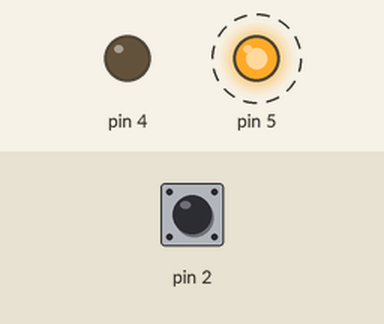
Recording of a sketch running on a simulated Arduino Uno, built with avr-gcc and run on an emulated ATmega328P. Parts: output pins drawn as LEDs (lit = HIGH). Dashed ring = blinking. Inputs (shaded band) come from the test bench; at power-on: pin 2 HIGH.

Above: at 4.25 s.
5.1 s: pin 2 pulled LOW for 0.15 s
At 6.0 s:
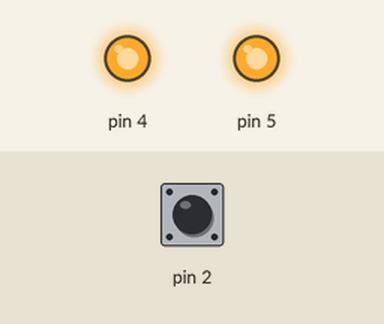
8.1 s: pin 2 pulled LOW for 1 s
At 9.6 s:
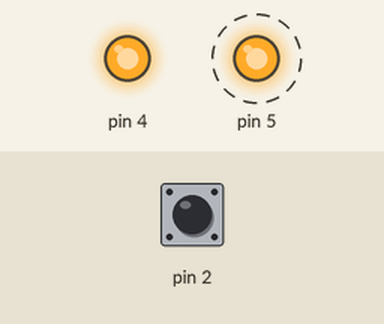
11.1 s: pin 2 pulled LOW for 3.2 s
At 15.72 s:
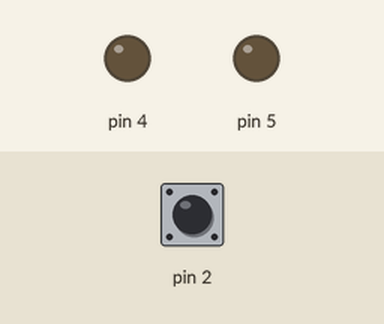
15.8 s: pin 2 pulled LOW for 0.15 s
At 16.6 s:
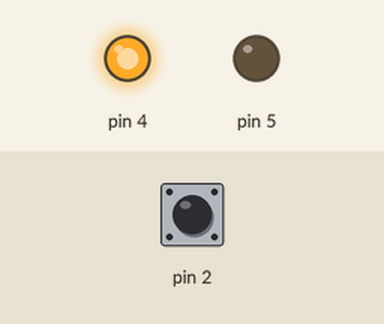
Timing chart, 0 to 19.8 s (numbered marks = the images above; inputs shaded):
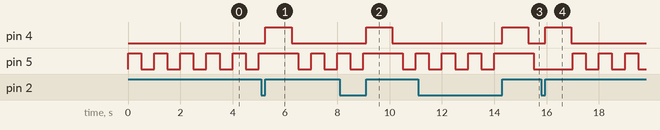

Measured:
- after the input at 5.1 s, pin 4: LOW → HIGH after 0.15 s, → LOW 1.0 s later
- after the input at 8.1 s, pin 4: LOW → HIGH after 1.0 s, → LOW 1.0 s later; pin 5: HIGH → LOW after 2.4 s, → HIGH 0.50 s later
- after the input at 11.1 s, pin 4: LOW → HIGH after 3.2 s, → LOW 1.0 s later
- after the input at 15.8 s, pin 4: LOW → HIGH after 0.15 s, → LOW 1.0 s later
- by itself, pin 5: alternates HIGH for 0.50 s and LOW for 0.50 s

The sketch:

R7-EX2.ino
```cpp
#include <avr/io.h>
#include <avr/interrupt.h>
#include <util/delay.h>

volatile uint8_t int0_enabled = 1;

ISR(INT0_vect) {
    // Acende o LED no PD4
    PORTD |= (1 << PD4);
    _delay_ms(1000);
    // Apaga o LED no PD4
    PORTD &= ~(1 << PD4);
}

ISR(INT1_vect) {
    // Alterna o estado de INT0
    int0_enabled = !int0_enabled;
    if(int0_enabled) {
        EIMSK |= (1 << INT0);  // Habilita INT0
    } else {
        EIMSK &= ~(1 << INT0); // Desabilita INT0
    }
}
int main (void)
{
  //Configura PD5 ePD4 como saida
  DDRD |= (1<<PD5) | (1<<PD4);

  //pull up em PD2
  PORTD |=(1<<PD2) |(1<< PD1);

  //Configura INTO para transição de subida
  EICRA = (1<<ISC01) | (1<<ISC00);

  //habilita into
  EIMSK |=(1 << INT0);

  //acianar função q habilita as interrupções
  sei();

  while(1){

    if(EIFR &(1<<INTF0))
    {
      EIFR |= (INTF0);

      PORTD |= (1 << PD4);
      _delay_ms(1000);

      PORTD &= ~(1 << PD4);
    }
     // Pisca LED no PD5 a cada 0,5 segundos
        PORTD ^= (1 << PD5);
        _delay_ms(500);
  }
}
```
